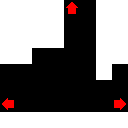

This is a level from a 2D game, rendered from its Tiled map with the project's own tilesets. A one-line summary and the complete map file follow:
An orthogonal 8x8 tile map with 16x16 px tiles, 1 tile layer (Tile Layer 1).

<map version="1.10" tiledversion="1.11.2" orientation="orthogonal" renderorder="right-up" width="8" height="8" tilewidth="16" tileheight="16" infinite="0" nextlayerid="2" nextobjectid="1">
 <tileset firstgid="1" source="../../tiletypes.tsx" />
 <layer id="1" name="Tile Layer 1" width="8" height="8">
  <data encoding="csv">
1,1,1,1,12,0,1,1,
1,1,1,1,0,0,1,1,
1,1,1,1,0,0,1,1,
1,1,0,0,0,0,1,1,
0,0,0,0,0,0,1,0,
0,0,0,0,0,0,0,0,
10,0,0,0,0,0,0,9,
1,1,1,1,1,1,1,1
</data>
 </layer>
</map>
